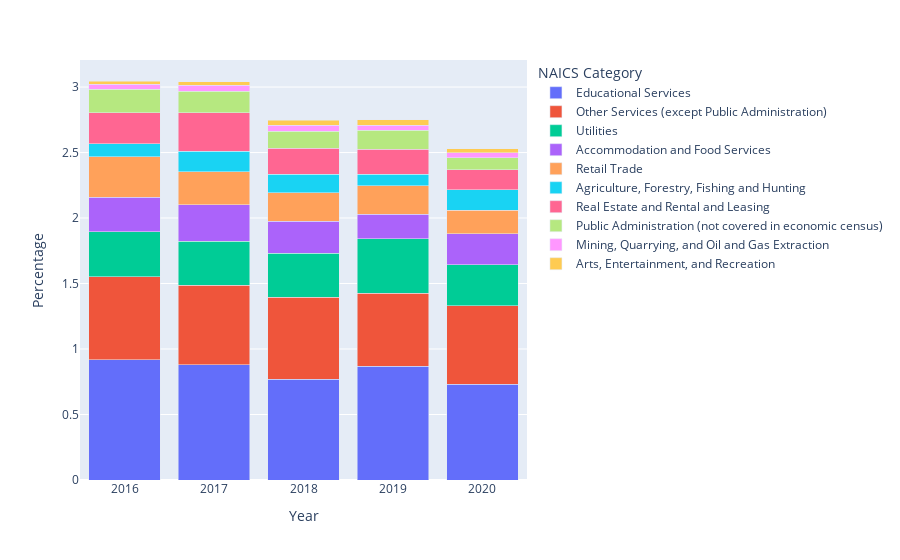

This figure's notebook cell:
### Markdown cell above
# Bar chart - least 10 categories and Drafts

### Code cell
import pandas as pd
import plotly.express as px

# Read in the data
df = pd.read_csv('us_funding_time_series.csv')

# Sort the data by the last year (2020) and select only the top 10 categories
df_top_10 = df.sort_values(by='2020', ascending=True).head(10)

# Filter the original dataframe to include only the top 10 categories
df_filtered = df[df['NAICS Category'].isin(df_top_10['NAICS Category'])]

# Melt the data so that each row represents a single observation
df_melt = pd.melt(df_filtered, id_vars=['NAICS Category'], var_name='Year', value_name='Percentage')

# Set the order of the categories based on funding for 2020 (descending)
category_order = df_top_10['NAICS Category'].tolist()[::-1]

# Create the stacked bar chart using Plotly Express and set the category order
fig = px.bar(df_melt, x='Year', y='Percentage', color='NAICS Category', barmode='stack', category_orders={'NAICS Category': category_order})

# Update the x-axis to show only the years
fig.update_xaxes(type='category')

# Show the chart
fig.show()

### Figure 1 — Plotly figure (JSON) as saved in the notebook; plotly's stock layout.template omitted (floating-point values rounded to 4 significant figures)
{"data": [{"alignmentgroup": "True", "hovertemplate": "NAICS Category=Educational Services<br>Year=%{x}<br>Percentage=%{y}<extra></extra>", "legendgroup": "Educational Services", "marker": {"color": "#636efa", "pattern": {"shape": ""}}, "name": "Educational Services", "offsetgroup": "Educational Services", "orientation": "v", "showlegend": true, "textposition": "auto", "type": "bar", "x": ["2016", "2017", "2018", "2019", "2020"], "xaxis": "x", "y": [0.9173, 0.8795, 0.7691, 0.8678, 0.7327], "yaxis": "y"}, {"alignmentgroup": "True", "hovertemplate": "NAICS Category=Other Services (except Public Administration)<br>Year=%{x}<br>Percentage=%{y}<extra></extra>", "legendgroup": "Other Services (except Public Administration)", "marker": {"color": "#EF553B", "pattern": {"shape": ""}}, "name": "Other Services (except Public Administration)", "offsetgroup": "Other Services (except Public Administration)", "orientation": "v", "showlegend": true, "textposition": "auto", "type": "bar", "x": ["2016", "2017", "2018", "2019", "2020"], "xaxis": "x", "y": [0.6348, 0.6066, 0.6274, 0.5577, 0.5982], "yaxis": "y"}, {"alignmentgroup": "True", "hovertemplate": "NAICS Category=Utilities<br>Year=%{x}<br>Percentage=%{y}<extra></extra>", "legendgroup": "Utilities", "marker": {"color": "#00cc96", "pattern": {"shape": ""}}, "name": "Utilities", "offsetgroup": "Utilities", "orientation": "v", "showlegend": true, "textposition": "auto", "type": "bar", "x": ["2016", "2017", "2018", "2019", "2020"], "xaxis": "x", "y": [0.3445, 0.3366, 0.3348, 0.4165, 0.3136], "yaxis": "y"}, {"alignmentgroup": "True", "hovertemplate": "NAICS Category=Accommodation and Food Services<br>Year=%{x}<br>Percentage=%{y}<extra></extra>", "legendgroup": "Accommodation and Food Services", "marker": {"color": "#ab63fa", "pattern": {"shape": ""}}, "name": "Accommodation and Food Services", "offsetgroup": "Accommodation and Food Services", "orientation": "v", "showlegend": true, "textposition": "auto", "type": "bar", "x": ["2016", "2017", "2018", "2019", "2020"], "xaxis": "x", "y": [0.2618, 0.2792, 0.2436, 0.1887, 0.2359], "yaxis": "y"}, {"alignmentgroup": "True", "hovertemplate": "NAICS Category=Retail Trade<br>Year=%{x}<br>Percentage=%{y}<extra></extra>", "legendgroup": "Retail Trade", "marker": {"color": "#FFA15A", "pattern": {"shape": ""}}, "name": "Retail Trade", "offsetgroup": "Retail Trade", "orientation": "v", "showlegend": true, "textposition": "auto", "type": "bar", "x": ["2016", "2017", "2018", "2019", "2020"], "xaxis": "x", "y": [0.3114, 0.25, 0.2163, 0.2176, 0.1799], "yaxis": "y"}, {"alignmentgroup": "True", "hovertemplate": "NAICS Category=Agriculture, Forestry, Fishing and Hunting<br>Year=%{x}<br>Percentage=%{y}<extra></extra>", "legendgroup": "Agriculture, Forestry, Fishing and Hunting", "marker": {"color": "#19d3f3", "pattern": {"shape": ""}}, "name": "Agriculture, Forestry, Fishing and Hunting", "offsetgroup": "Agriculture, Forestry, Fishing and Hunting", "orientation": "v", "showlegend": true, "textposition": "auto", "type": "bar", "x": ["2016", "2017", "2018", "2019", "2020"], "xaxis": "x", "y": [0.09826, 0.1576, 0.1424, 0.08728, 0.1559], "yaxis": "y"}, {"alignmentgroup": "True", "hovertemplate": "NAICS Category=Real Estate and Rental and Leasing<br>Year=%{x}<br>Percentage=%{y}<extra></extra>", "legendgroup": "Real Estate and Rental and Leasing", "marker": {"color": "#FF6692", "pattern": {"shape": ""}}, "name": "Real Estate and Rental and Leasing", "offsetgroup": "Real Estate and Rental and Leasing", "orientation": "v", "showlegend": true, "textposition": "auto", "type": "bar", "x": ["2016", "2017", "2018", "2019", "2020"], "xaxis": "x", "y": [0.2349, 0.2937, 0.2007, 0.1894, 0.1526], "yaxis": "y"}, {"alignmentgroup": "True", "hovertemplate": "NAICS Category=Public Administration (not covered in economic census)<br>Year=%{x}<br>Percentage=%{y}<extra></extra>", "legendgroup": "Public Administration (not covered in economic census)", "marker": {"color": "#B6E880", "pattern": {"shape": ""}}, "name": "Public Administration (not covered in economic census)", "offsetgroup": "Public Administration (not covered in economic census)", "orientation": "v", "showlegend": true, "textposition": "auto", "type": "bar", "x": ["2016", "2017", "2018", "2019", "2020"], "xaxis": "x", "y": [0.1785, 0.1639, 0.1285, 0.1459, 0.09251], "yaxis": "y"}, {"alignmentgroup": "True", "hovertemplate": "NAICS Category=Mining, Quarrying, and Oil and Gas Extraction<br>Year=%{x}<br>Percentage=%{y}<extra></extra>", "legendgroup": "Mining, Quarrying, and Oil and Gas Extraction", "marker": {"color": "#FF97FF", "pattern": {"shape": ""}}, "name": "Mining, Quarrying, and Oil and Gas Extraction", "offsetgroup": "Mining, Quarrying, and Oil and Gas Extraction", "orientation": "v", "showlegend": true, "textposition": "auto", "type": "bar", "x": ["2016", "2017", "2018", "2019", "2020"], "xaxis": "x", "y": [0.04144, 0.04601, 0.04692, 0.03869, 0.03832], "yaxis": "y"}, {"alignmentgroup": "True", "hovertemplate": "NAICS Category=Arts, Entertainment, and Recreation<br>Year=%{x}<br>Percentage=%{y}<extra></extra>", "legendgroup": "Arts, Entertainment, and Recreation", "marker": {"color": "#FECB52", "pattern": {"shape": ""}}, "name": "Arts, Entertainment, and Recreation", "offsetgroup": "Arts, Entertainment, and Recreation", "orientation": "v", "showlegend": true, "textposition": "auto", "type": "bar", "x": ["2016", "2017", "2018", "2019", "2020"], "xaxis": "x", "y": [0.02335, 0.02667, 0.03699, 0.03925, 0.02963], "yaxis": "y"}], "layout": {"barmode": "stack", "legend": {"title": {"text": "NAICS Category"}, "tracegroupgap": 0}, "margin": {"t": 60}, "xaxis": {"anchor": "y", "domain": [0, 1], "title": {"text": "Year"}, "type": "category"}, "yaxis": {"anchor": "x", "domain": [0, 1], "title": {"text": "Percentage"}}}}
